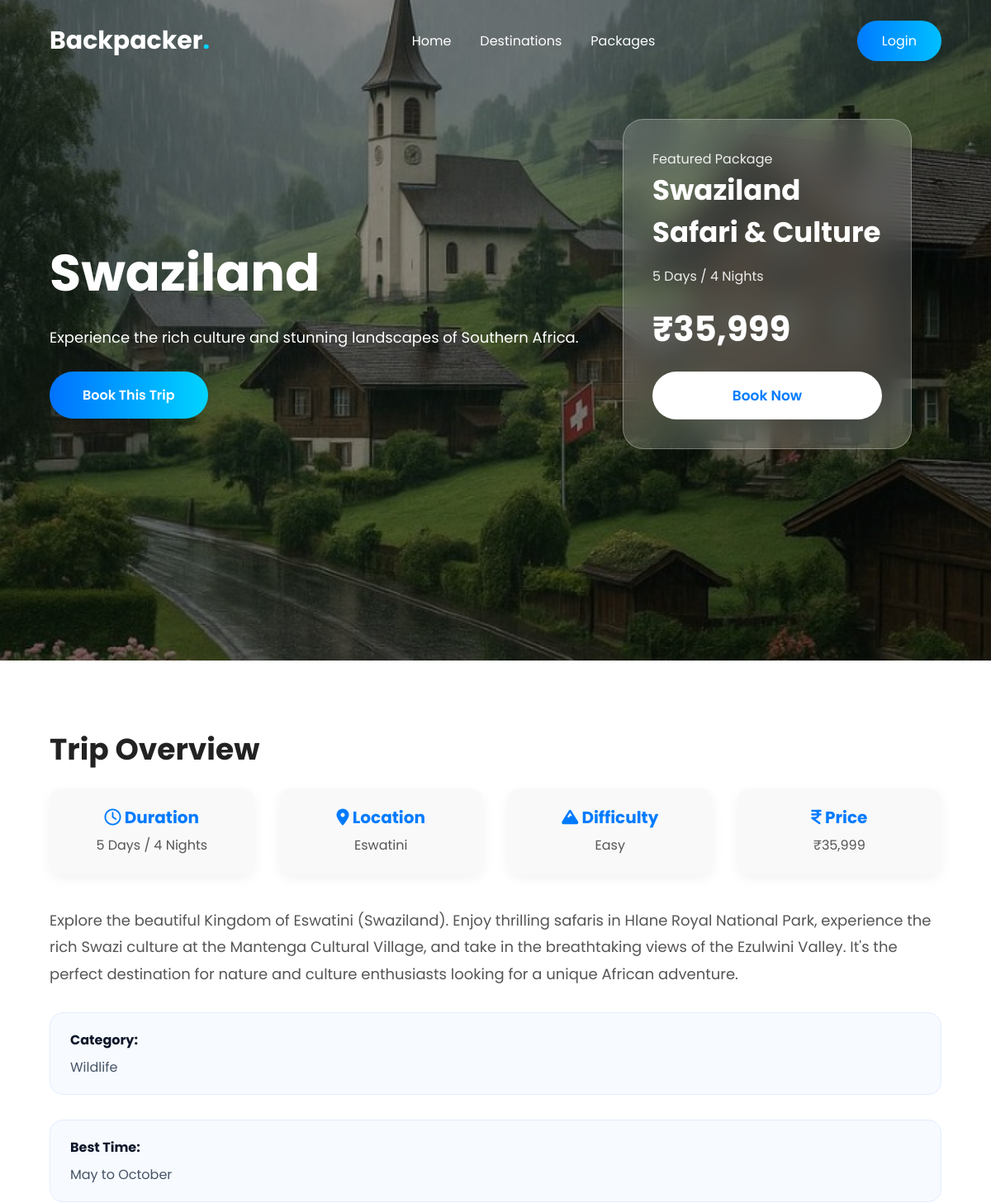
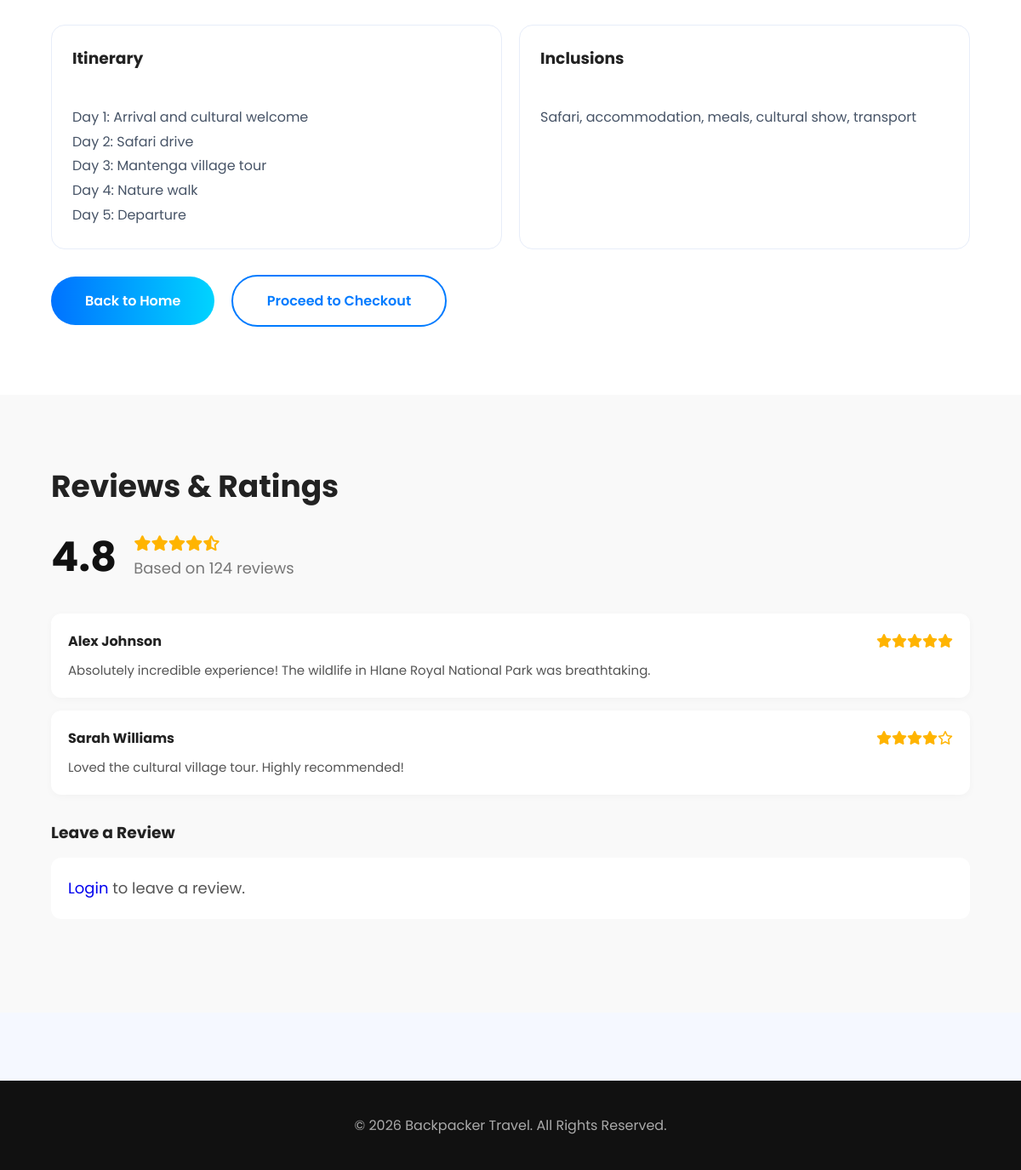
The page /swaziland.php on the database its author committed (2 pictures, top to bottom).
### tables this page shows
CREATE TABLE IF NOT EXISTS destinations (
    id INT AUTO_INCREMENT PRIMARY KEY,
    title VARCHAR(255) NOT NULL,
    duration VARCHAR(100),
    highlights VARCHAR(255),
    category VARCHAR(100) DEFAULT 'General',
    price DECIMAL(10,2) NOT NULL,
    image_url VARCHAR(255),
    location VARCHAR(255),
    description TEXT,
    overview TEXT,
    itinerary TEXT,
    inclusions TEXT,
    best_time VARCHAR(255),
    difficulty VARCHAR(100),
    hero_image VARCHAR(255)
);

### includes/functions.php (called while the page is built, shortened)
<?php
function clean($value): string
{
    return htmlspecialchars((string) $value, ENT_QUOTES, 'UTF-8');
}
function is_logged_in(): bool
{
    return !empty($_SESSION['user_id']);
}

### swaziland.php (the view, shortened to what this page needs)
<?php
require_once __DIR__ . '/includes/functions.php';
require_once __DIR__ . '/includes/db.php';
$stmt = $pdo->prepare("SELECT * FROM destinations WHERE LOWER(title) = 'swaziland' LIMIT 1");
$stmt->execute();
$dest = $stmt->fetch();
$dest_id = $dest['id'] ?? 0;
$reviews = [];
if ($dest_id > 0) {
    $rs = $pdo->prepare('SELECT r.*, u.name FROM reviews r JOIN users u ON r.user_id = u.id WHERE r.destination_id = ? ORDER BY r.created_at DESC');
    $rs->execute([$dest_id]);
    $reviews = $rs->fetchAll();
}
$avg_rating = count($reviews) ? round(array_sum(array_column($reviews, 'rating')) / count($reviews), 1) : 4.8;
$destinationTitle = $dest['title'] ?? 'Swaziland';
$destinationSubtitle = $dest['description'] ?: 'Experience the rich culture and stunning landscapes of Southern Africa.';
$destinationOverview = $dest['overview'] ?: 'Explore the beautiful Kingdom of Eswatini (Swaziland). Enjoy thrilling safaris in Hlane Royal National Park, experience the rich Swazi culture at the Mantenga Cultural Village, and take in the breathtaking views of the Ezulwini Valley. It\'s the perfect destination for nature and culture enthusiasts looking for a unique African adventure.';
$destinationLocation = $dest['location'] ?: 'Eswatini';
$destinationBestTime = $dest['best_time'] ?: 'May to October';
$destinationDifficulty = $dest['difficulty'] ?: 'Easy';
$destinationCategory = $dest['category'] ?: 'Wildlife';
$destinationItinerary = $dest['itinerary'] ?: "Day 1: Arrival and cultural welcome\nDay 2: Safari drive\nDay 3: Mantenga village tour\nDay 4: Nature walk\nDay 5: Departure";
$destinationInclusions = $dest['inclusions'] ?: 'Safari, accommodation, meals, cultural show, transport';
?>
<!DOCTYPE html>
<html lang="en">
  <head>
    <link rel="stylesheet" href="Style.css" />
    <link rel="stylesheet" href="https://cdnjs.cloudflare.com/ajax/libs/font-awesome/6.5.2/css/all.min.css" />
  </head>
  <body>
    <header>
      <div class="container">
        <nav>
          <div class="logo">Backpacker<span>.</span></div>
          <ul class="nav-links">
            <li><a href="index.php">Home</a></li>
            <li><a href="search.php">Destinations</a></li>
            <li><a href="packages.php">Packages</a></li>
          </ul>
          <div style="display:flex; align-items:center; gap:20px;">
            <?php if (is_logged_in()): ?>
              <a href="profile.php" class="login-btn">Profile</a>
            <?php else: ?>
              <a href="login.php" class="login-btn">Login</a>
            <?php endif; ?>
          </div>
        </nav>
      </div>
    </header>
    <section class="hero destination-hero">
      <div class="container">
        <div class="hero-content">
          <h1><?= clean($destinationTitle) ?></h1>
          <p><?= clean($destinationSubtitle) ?></p>
          <a href="#booking" class="btn">Book This Trip</a>
        </div>
      </div>
      <div class="booking-card glass">
        <p>Featured Package</p>
        <h2><?= clean($destinationTitle) ?> Safari &amp; Culture</h2>
        <p><?= clean($dest['duration'] ?: '5 Days / 4 Nights') ?></p>
        <div class="price">&#8377;<?= number_format((float) ($dest['price'] ?? 35999), 0) ?></div>
        <button onclick="document.getElementById('booking').scrollIntoView();">Book Now</button>
      </div>
    </section>
    <section class="trip-details" id="booking">
      <div class="container">
        <h2>Trip Overview</h2>
        <div class="trip-info-box">
          <div class="info-item"><h4><i class="fa-regular fa-clock"></i> Duration</h4><p><?= clean($dest['duration'] ?: '5 Days / 4 Nights') ?></p></div>
          <div class="info-item"><h4><i class="fa-solid fa-location-dot"></i> Location</h4><p><?= clean($destinationLocation) ?></p></div>
          <div class="info-item"><h4><i class="fa-solid fa-mountain"></i> Difficulty</h4><p><?= clean($destinationDifficulty) ?></p></div>
          <div class="info-item"><h4><i class="fa-solid fa-indian-rupee-sign"></i> Price</h4><p>&#8377;<?= number_format((float) ($dest['price'] ?? 35999), 0) ?></p></div>
        </div>
        <p><?= clean($destinationOverview) ?></p>
        <div style="margin: 24px 0 30px; background: #f7faff; padding: 20px 24px; border-radius: 16px; border: 1px solid #e4edff;">
          <strong style="display: block; margin-bottom: 8px; color: #0f172a;">Category:</strong>
          <span style="color:#475467;"><?= clean($destinationCategory) ?></span>
        </div>
        <div style="margin: 24px 0 30px; background: #f7faff; padding: 20px 24px; border-radius: 16px; border: 1px solid #e4edff;">
          <strong style="display: block; margin-bottom: 8px; color: #0f172a;">Best Time:</strong>
          <span style="color:#475467;"><?= clean($destinationBestTime) ?></span>
        </div>
        <div style="margin: 24px 0 30px; display:grid; grid-template-columns: 1fr 1fr; gap:20px;">
          <div style="background:#fff; border:1px solid #e7edf9; border-radius:16px; padding:24px;">
            <h3 style="margin-top:0; margin-bottom:12px;">Itinerary</h3>
            <div style="white-space:pre-line; color:#475467; line-height:1.8;">
              <?= clean($destinationItinerary) ?>
            </div>
          </div>
          <div style="background:#fff; border:1px solid #e7edf9; border-radius:16px; padding:24px;">
            <h3 style="margin-top:0; margin-bottom:12px;">Inclusions</h3>
            <div style="white-space:pre-line; color:#475467; line-height:1.8;">
              <?= clean($destinationInclusions) ?>
            </div>
          </div>
        </div>
        <a href="index.php" class="btn">Back to Home</a>
        <a href="checkout.php<?= $dest_id ? '?dest_id=' . $dest_id : '' ?>" class="btn btn-outline" style="color: #007bff; border-color: #007bff;">Proceed to Checkout</a>
      </div>
    </section>
    <section class="trip-details" style="background: #f9f9f9;">
      <div class="container">
        <h2>Reviews &amp; Ratings</h2>
        <div style="display:flex; align-items:center; gap:20px; margin-bottom:30px;">
          <h1 style="font-size:48px; margin:0; color:#111;"><?= $avg_rating ?></h1>
          <div>
            <div style="color:#ffb400; font-size:18px;"><i class="fa-solid fa-star"></i><i class="fa-solid fa-star"></i><i class="fa-solid fa-star"></i><i class="fa-solid fa-star"></i><i class="fa-solid fa-star-half-stroke"></i></div>
            <p style="margin:0; color:#777;">Based on <?= count($reviews) ?: 124 ?> reviews</p>
          </div>
        </div>
        <?php if (empty($reviews)): ?>
          <div style="background:#fff; padding:20px; border-radius:12px; margin-bottom:15px; box-shadow:0 2px 10px rgba(0,0,0,0.03);">
            <div style="display:flex; justify-content:space-between; margin-bottom:10px;"><strong>Alex Johnson</strong><div style="color:#ffb400;"><i class="fa-solid fa-star"></i><i class="fa-solid fa-star"></i><i class="fa-solid fa-star"></i><i class="fa-solid fa-star"></i><i class="fa-solid fa-star"></i></div></div>
            <p style="margin:0; color:#555; font-size:15px; line-height:1.6;">Absolutely incredible experience! The wildlife in Hlane Royal National Park was breathtaking.</p>
          </div>
          <div style="background:#fff; padding:20px; border-radius:12px; margin-bottom:30px; box-shadow:0 2px 10px rgba(0,0,0,0.03);">
            <div style="display:flex; justify-content:space-between; margin-bottom:10px;"><strong>Sarah Williams</strong><div style="color:#ffb400;"><i class="fa-solid fa-star"></i><i class="fa-solid fa-star"></i><i class="fa-solid fa-star"></i><i class="fa-solid fa-star"></i><i class="fa-regular fa-star"></i></div></div>
            <p style="margin:0; color:#555; font-size:15px; line-height:1.6;">Loved the cultural village tour. Highly recommended!</p>
          </div>
        <?php endif; ?>
        <h3 style="margin-bottom:15px;">Leave a Review</h3>
        <?php if (is_logged_in()): ?>
          <form method="post" action="swaziland.php" style="background:#fff; padding:30px; border-radius:12px; box-shadow:0 2px 10px rgba(0,0,0,0.03);">
            <div style="margin-bottom:15px;">
              <label style="display:block; margin-bottom:5px; font-weight:600;">Your Rating</label>
              <div style="display:flex; gap:8px; font-size:24px;" id="star-row">
                <?php for ($i=1;$i<=5;$i++): ?><i class="fa-solid fa-star" style="color:#ddd; cursor:pointer;" onclick="setRating(<?= $i ?>)"></i><?php endfor; ?>
              </div>
              <input type="hidden" name="rating" id="rating_val" value="5">
            </div>
            <div style="margin-bottom:15px;">
              <label style="display:block; margin-bottom:5px; font-weight:600;">Comment</label>
              <textarea name="comment" style="width:100%; padding:15px; border:1px solid #ddd; border-radius:8px; font-family:inherit; box-sizing:border-box;" rows="4" placeholder="Share your experience..." required></textarea>
            </div>
            <button type="submit" class="btn" style="border:none; cursor:pointer;">Submit Review</button>
          </form>
        <?php else: ?>
          <p style="background:#fff; padding:20px; border-radius:12px;"><a href="login.php">Login</a> to leave a review.</p>
        <?php endif; ?>
      </div>
    </section>
    <footer>
      <div class="container"><p style="text-align:center;padding:40px 0;">&copy; 2026 Backpacker Travel. All Rights Reserved.</p></div>
    </footer>
  </body>
</html>

### Style.css (style rules this page uses)
* { margin: 0; padding: 0; box-sizing: border-box; font-family: 'Poppins', sans-serif; }
html { scroll-behavior: smooth; }
body { background: #f5f8ff; color: #222; overflow-x: hidden; }
a { text-decoration: none; }
ul { list-style: none; }
.container { width: 90%; max-width: 1300px; margin: auto; }
header { position: absolute; width: 100%; top: 0; left: 0; z-index: 999; }
nav { display: flex; justify-content: space-between; align-items: center; padding: 25px 0; }
.logo { color: #fff; font-size: 30px; font-weight: 700; }
.logo span { color: #00d4ff; }
.nav-links { display: flex; gap: 35px; }
.nav-links a { color: #fff; font-size: 16px; transition: 0.3s; }
.login-btn { padding: 12px 30px; border-radius: 50px; color: white; background: linear-gradient(90deg, #007bff, #00bfff); transition: 0.4s; }
.hero { min-height: 100vh; background: url("images/hero.jpg") center/cover; display: flex; align-items: center; position: relative; }
.hero::before { content: ""; position: absolute; inset: 0; background: rgba(0, 0, 0, 0.35); }
.hero-content { position: relative; z-index: 2; max-width: 650px; color: white; }
.hero-content h1 { font-size: 62px; font-weight: 700; line-height: 75px; }
.hero-content p { margin: 25px 0; font-size: 18px; line-height: 32px; }
.btn { display: inline-block; padding: 16px 40px; border-radius: 50px; color: white; background: linear-gradient(90deg, #0072ff, #00d4ff); transition: 0.4s; margin-right: 15px; font-weight: 600; }
.btn-outline { background: transparent; border: 2px solid white; }
.glass { backdrop-filter: blur(18px); background: rgba(255, 255, 255, 0.18); border: 1px solid rgba(255, 255, 255, 0.3); border-radius: 25px; box-shadow: 0 8px 30px rgba(0, 0, 0, 0.15); }
.booking-card { position: absolute; right: 8%; top: 18%; width: 350px; padding: 35px; color: white; }
.booking-card h2 { font-size: 34px; margin-bottom: 15px; }
.booking-card p { opacity: 0.9; }
.price { font-size: 42px; font-weight: 700; margin: 20px 0; }
.booking-card button { width: 100%; padding: 16px; border: none; border-radius: 50px; background: white; color: #007bff; font-size: 17px; cursor: pointer; font-weight: 600; }
footer { background: #111; color: #fff; margin-top: 80px; }
footer p { color: #aaa; }

### rows shown on the page
destinations: title "Swaziland", description "Experience the rich culture and stunning landscapes of Southern Africa.", duration "5 Days / 4 Nights", price "35,999", location "Eswatini", difficulty "Easy", overview "Explore the beautiful Kingdom of Eswatini (Swaziland). Enjoy thrilling safaris in Hlane Royal National Park, experience the rich Swazi culture at the Mantenga Cultural Village, and take in the breathtaking views of the Ezulwini Valley. It's the perfect destination for nature and culture enthusiasts looking for a unique African adventure.", category "Wildlife", best_time "May to October", itinerary "Day 1: Arrival and cultural welcome Day 2: Safari drive Day 3: Mantenga village tour Day 4: Nature walk Day 5: Departure", inclusions "Safari, accommodation, meals, cultural show, transport"

### other values the page prints
$avg_rating "4.8"
count($reviews) ?: 124 "124"
